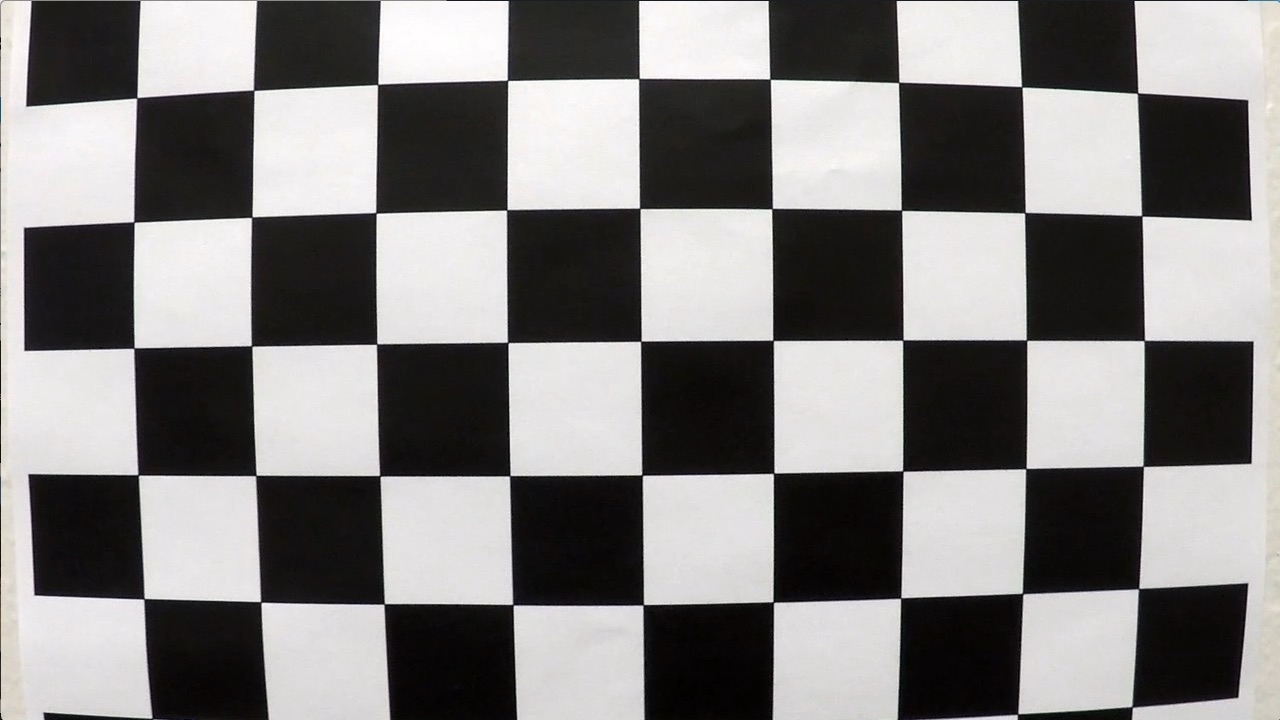
#> input picture CarND-Advanced-Lane-Lines-master/camera_cal/calibration1.jpg, 1280 x 720 px; its folder holds only this picture in this run
$ jupyter execute --allow-errors project2.ipynb   (shell and % lines are left out)   (older library calls are emulated)
#> lines starting #> are read from the running program, lines starting #| are printed output that depends on the picture
[cell 1]
import matplotlib.pyplot as plt
import matplotlib.image as mpimg
import numpy as np
import cv2
import glob

[cell 2]
class Camera:
    def __init__(self, path_to_imgs, chessboard_dim):
#> called with path_to_imgs = './camera_cal/calibration*.jpg', chessboard_dim = (9, 6)
        self.isCalibrated = False
        images = glob.glob(path_to_imgs)
        obj_pts = np.zeros((chessboard_dim[0] * chessboard_dim[1], 3), np.float32)
        obj_pts[:, :2] = np.mgrid[0 : chessboard_dim[0], 0 : chessboard_dim[1]].T.reshape(-1, 2)

        obj_set = []
        img_set = []
        for image in images:
            gray = cv2.cvtColor(mpimg.imread(image), cv2.COLOR_RGB2GRAY)
#> gray: shape (720, 1280); min 0, max 255, mean 128.9
            ret, img_pts = cv2.findChessboardCorners(gray, chessboard_dim, None)
#> ret = False; img_pts = None
            if ret:
                img_set.append(img_pts)
                obj_set.append(obj_pts)
        if img_set:
            ret, mtx, dist, rvecs, tvecs = cv2.calibrateCamera(obj_set, img_set, gray.shape[::-1], None, None)
            if ret:
                self.isCalibrated = True
                self.__mtx = mtx
                self.__dist = dist
                self.__cb_dir = path_to_imgs
                self.__cb_dim = chessboard_dim
    def correctDistortion(self, img):
        if self.isCalibrated:
            return cv2.undistort(img, self.__mtx, self.__dist)
        else:
            return np.array([])
    def showTestImage(self):
        undist = self.correctDistortion(mpimg.imread(glob.glob(self.__cb_dir)[0]))
        if undist.size:
            plt.imshow(undist)
            plt.savefig("./output_images/01_rawCamera_chessboard_undistorted.png")

my_camera = Camera("./camera_cal/calibration*.jpg", (9, 6))
#> (the rest of this cell did not finish here and is left out)

[cell 3]
class MountingPerspective():
    # [6 lines left out: function manual_setup, not called in this run]
    def __init__(self):
        src = np.float32([
            [282, 670],
            [595, 451],
            [690, 451],
            [1034, 670],
        ])
        dst = np.float32([
            [282, 710],
            [282, 10],
            [1034, 10],
            [1034, 710],
        ])
        self.__M = cv2.getPerspectiveTransform(src, dst)
        self.__Minv = cv2.getPerspectiveTransform(dst, src)
    def correctPerspective(self, img):
        dim = img.shape[:2]
        return cv2.warpPerspective(img, self.__M, dim[::-1], flags = cv2.INTER_LINEAR)
    def reversePerspective(self, img):
        dim = img.shape[:2]
        return cv2.warpPerspective(img, self.__Minv, dim[::-1], flags = cv2.INTER_LINEAR)

# %matplotlib notebook
# my_camera = Camera("./camera_cal/calibration*.jpg", (9, 6))
my_mounting = MountingPerspective()
# mounting.manual_setup()

img = mpimg.imread("./test_images/straight_lines1.jpg")
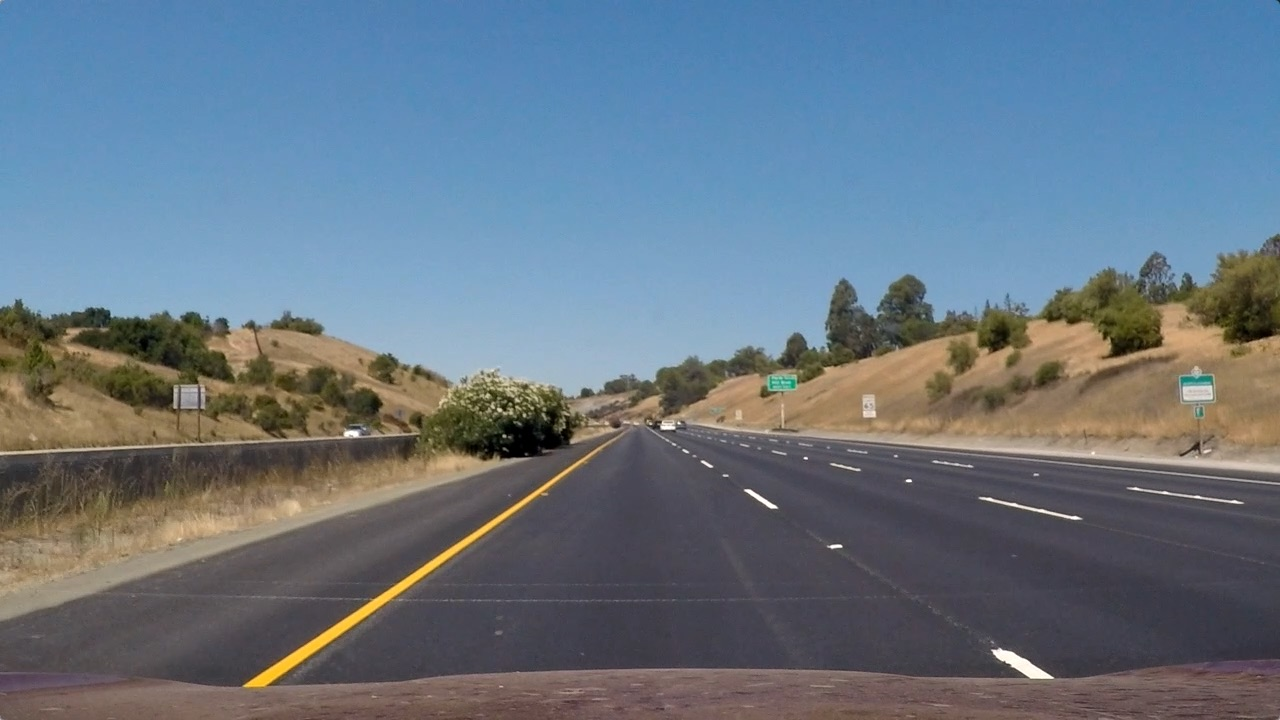
#> input picture CarND-Advanced-Lane-Lines-master/test_images/straight_lines1.jpg, 1280 x 720 px
#> img is the input picture: shape (720, 1280, 3); mean R, G, B 103.2, 117.7, 131.2
undist = my_camera.correctDistortion(img)
#> undist = empty array
#> (the rest of this cell did not finish here and is left out)


img = mpimg.imread("./test_images/straight_lines2.jpg")
undist = my_camera.correctDistortion(img)
birdeye2 = my_mounting.correctPerspective(undist)

h, (ax1, ax2) = plt.subplots(2, 1)
ax1.imshow(birdeye1)
ax2.imshow(birdeye2)
plt.savefig("./output_images/02_mountedCamera_straightlines_undistorted_and_perspective.png")

[cell 4]
class LaneActivator():
    def __init__(self):
        pass
    # [37 lines left out: functions getActivatedCopy, highlightLane, not called in this run]


activator = LaneActivator()
img = mpimg.imread("./test_images/test2.jpg")
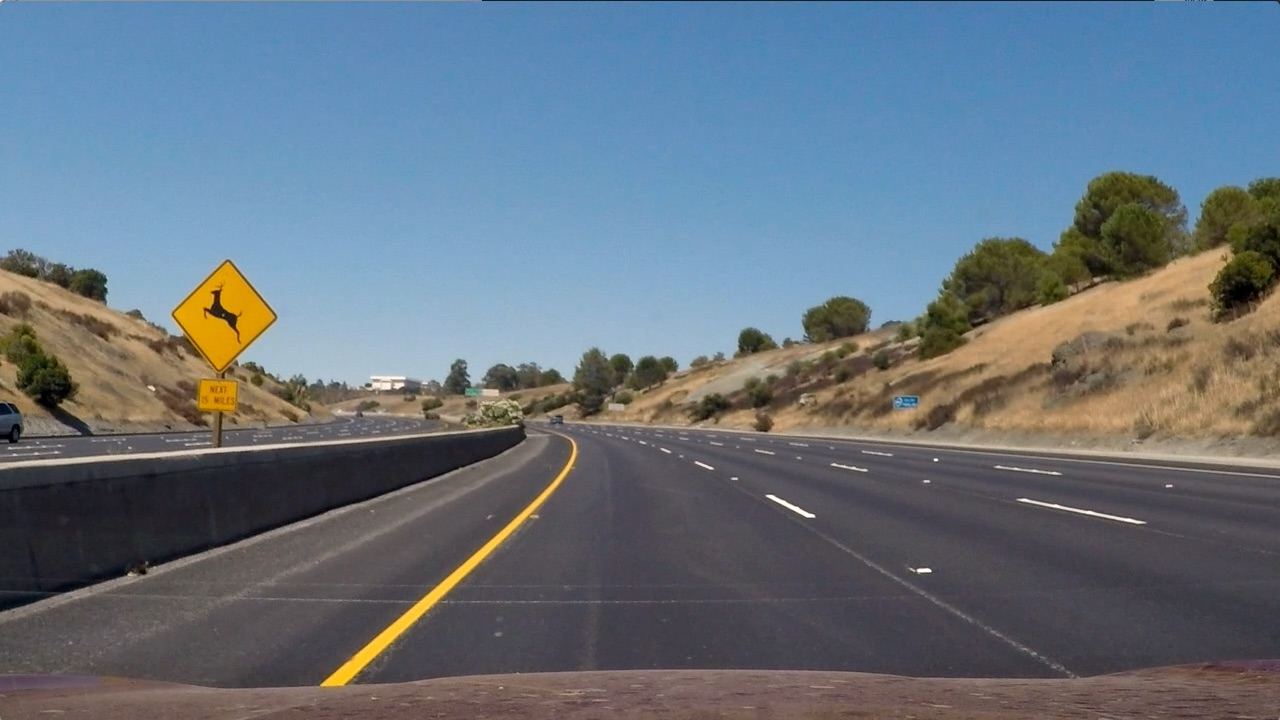
#> input picture CarND-Advanced-Lane-Lines-master/test_images/test2.jpg, 1280 x 720 px
#> img is the input picture: shape (720, 1280, 3); mean R, G, B 102.8, 114.6, 125.5
undist = my_camera.correctDistortion(img)
#> (the rest of this cell did not finish here and is left out)

[cell 5]
class Line():
    def __init__(self, img_shape, res_mpp, side = 'left'):
        self.lifelines = 0
        self.nmaxlines = 10
        self.y_eval = np.linspace(0, img_shape[0] - 1, img_shape[0])
        self.x_eval = np.zeros_like(self.y_eval)
        # was the line detected in the last iteration?
        self.detected = False
        # x values of the last n fits of the line
        self.recent_xfitted = np.zeros_like(self.y_eval)
        #average x values of the fitted line over the last n iterations
        self.bestx = -1
        #polynomial coefficients averaged over the last n iterations
        self.best_fit = np.array([])
        #average x values of the current fitted line
        self.currentx = -1
        #polynomial coefficients for the most recent fit
        self.current_fit = np.array([0, 0, 0])
        #radius of curvature of the line in some units
        self.radius_of_curvature = -1
        #distance in meters of vehicle center from the line
        self.line_base_pos = -1
        self.side = side
        self.margin = 100  # unit: pixel
        self.minpix = 400  # number of pixels required to start a polyfit
        self.mpp = (res_mpp[0], res_mpp[1])

    # [90 lines left out: functions discardLastTick, keepLastTick, updateFromImage, __createFromImage, __getCurvature, not called in this run]
        # print(self.radius_of_curvature)
#> (the rest of this cell did not finish here and is left out)

[cell 6]
class Lane():
    def __init__(self, img_shape, res_mpp):
        self.__left = Line(img_shape[:2], res_mpp, 'left')
        self.__right = Line(img_shape[:2], res_mpp, 'right')
        self.__dim = img_shape
        self.__mpp = res_mpp
        self.center = -1
        self.width = -1
        self.curvature = -1
    # [30 lines left out: functions updateFromImage, getLine, not called in this run]
#> (the rest of this cell did not finish here and is left out)

[cell 7]
class Car():
    def __init__(self, image_shape):
        self.camera = Camera("./camera_cal/calibration*.jpg", (9, 6))
        self.mounting = MountingPerspective()
        self.activator = LaneActivator()
        self.mpp = (3.7/700, 30/720)
        self.view_dim = image_shape[:2]
        self.lane = Lane(self.view_dim, self.mpp)
        self.shift = -1
    def processImage(self, image):
        undist = self.camera.correctDistortion(image)
#> undist = empty array
        birdeye = self.mounting.correctPerspective(undist)
        activated = self.activator.getActivatedCopy(birdeye)
        #plt.imshow(undist)
        #plt.imshow(birdeye)
        #plt.imshow(activated)
        self.lane.updateFromImage(activated)
        self.shift = self.mpp[0] * (self.view_dim[1] / 2 - self.lane.center)
        return self.makeOverlay(image)
    def getCarShift(self):
        return self.shift
    # [33 lines left out: function makeOverlay, not called in this run]

image = mpimg.imread("./test_images/test2.jpg")
my_car = Car(image.shape)
#> (the rest of this cell did not finish here and is left out)

[cell 8]
# Import everything needed to edit/save/watch video clips
from moviepy.editor import VideoFileClip
from IPython.display import HTML
image = mpimg.imread("./test_images/test2.jpg")
my_car = Car(image.shape)

vid_output = 'out_project_video.mp4'
## To speed up the testing process you may want to try your pipeline on a shorter subclip of the video
## To do so add .subclip(start_second,end_second) to the end of the line below
## Where start_second and end_second are integer values representing the start and end of the subclip
## You may also uncomment the following line for a subclip of the first 5 seconds
##clip1 = VideoFileClip("test_videos/solidWhiteRight.mp4").subclip(0,5)
#> (the rest of this cell did not finish here and is left out)

[cell 9]
image = mpimg.imread("./test_images/test2.jpg")
my_car = Car(image.shape)

vid_output = 'out_challenge_video.mp4'
## To speed up the testing process you may want to try your pipeline on a shorter subclip of the video
## To do so add .subclip(start_second,end_second) to the end of the line below
## Where start_second and end_second are integer values representing the start and end of the subclip
## You may also uncomment the following line for a subclip of the first 5 seconds
##clip1 = VideoFileClip("test_videos/solidWhiteRight.mp4").subclip(0,5)
#> (the rest of this cell did not finish here and is left out)

[cell 10]
image = mpimg.imread("./test_images/test2.jpg")
my_car = Car(image.shape)
